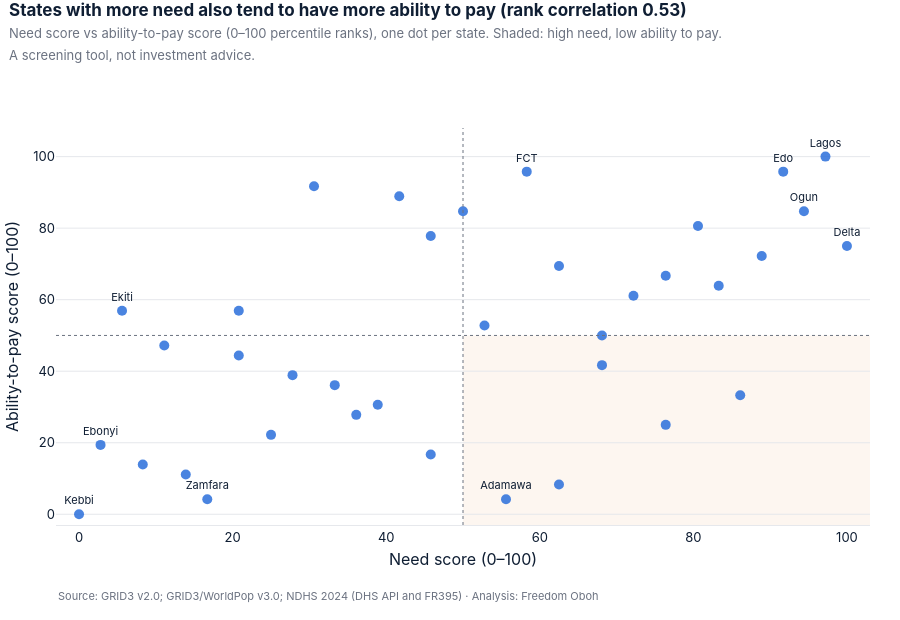

Write notebook code for a chart like this one.
### Markdown cell above
## 6. Testing the tension: does the need sit where people can't pay?

The brief asks me to **test, not assume**, that places with the greatest need may have the least
ability to pay. I checked two versions of "need".

### Code cell
charts.need_vs_pay(sc).show()

### Figure 1 — Plotly figure (JSON) as saved in the notebook; plotly's stock layout.template omitted (floating-point values rounded to 4 significant figures)
{"data": [{"hovertemplate": "%{hovertext}<br>Need %{x:.0f}<br>Ability to pay %{y:.0f}<extra></extra>", "hovertext": ["Kano", "Edo", "Ogun", "Delta", "Ondo", "Rivers", "Lagos", "Kaduna", "Nasarawa", "Bauchi", "FCT", "Osun", "Benue", "Katsina", "Bayelsa", "Jigawa", "Yobe", "Imo", "Borno", "Kogi", "Adamawa", "Oyo", "Akwa Ibom", "Kwara", "Gombe", "Anambra", "Niger", "Plateau", "Sokoto", "Taraba", "Zamfara", "Abia", "Ekiti", "Cross River", "Enugu", "Kebbi", "Ebonyi"], "marker": {"color": "#2A6FDB", "opacity": 0.85, "size": 10}, "mode": "markers+text", "text": ["", "Edo", "Ogun", "Delta", "", "", "Lagos", "", "", "", "FCT", "", "", "", "", "", "", "", "", "", "Adamawa", "", "", "", "", "", "", "", "", "", "Zamfara", "", "Ekiti", "", "", "Kebbi", "Ebonyi"], "textfont": {"color": "#0F1E33", "size": 11}, "textposition": "top center", "type": "scatter", "x": [83.3, 91.7, 94.4, 100.0, 80.6, 88.9, 97.2, 72.2, 62.5, 76.4, 58.3, 30.6, 68.1, 33.3, 41.7, 36.1, 45.8, 76.4, 62.5, 86.1, 55.6, 50.0, 68.1, 52.8, 11.1, 45.8, 25.0, 38.9, 13.9, 8.3, 16.7, 20.8, 5.6, 27.8, 20.8, 0.0, 2.8], "y": [63.9, 95.8, 84.7, 75.0, 80.6, 72.2, 100.0, 61.1, 69.4, 25.0, 95.8, 91.7, 41.7, 36.1, 88.9, 27.8, 16.7, 66.7, 8.3, 33.3, 4.2, 84.7, 50.0, 52.8, 47.2, 77.8, 22.2, 30.6, 11.1, 13.9, 4.2, 56.9, 56.9, 38.9, 44.4, 0.0, 19.4]}], "layout": {"annotations": [{"font": {"color": "#6B7280", "size": 11}, "showarrow": false, "text": "Source: GRID3 v2.0; GRID3/WorldPop v3.0; NDHS 2024 (DHS API and FR395) · Analysis: Freedom Oboh", "x": 0, "xanchor": "left", "xref": "paper", "y": 0, "yanchor": "top", "yref": "paper", "yshift": -62}], "font": {"color": "#0F1E33", "family": "Inter, Segoe UI, Arial, sans-serif", "size": 13}, "height": 620, "hoverlabel": {"bgcolor": "white", "font": {"color": "#0F1E33"}}, "margin": {"b": 95, "l": 20, "r": 30, "t": 128}, "paper_bgcolor": "white", "plot_bgcolor": "white", "shapes": [{"line": {"color": "#6B7280", "dash": "dot", "width": 1}, "type": "line", "x0": 50, "x1": 50, "xref": "x", "y0": 0, "y1": 1, "yref": "y domain"}, {"line": {"color": "#6B7280", "dash": "dot", "width": 1}, "type": "line", "x0": 0, "x1": 1, "xref": "x domain", "y0": 50, "y1": 50, "yref": "y"}, {"fillcolor": "#D9822B", "layer": "below", "line": {"width": 0}, "opacity": 0.07, "type": "rect", "x0": 50, "x1": 103, "y0": -3, "y1": 50}], "showlegend": false, "title": {"font": {"size": 17}, "pad": {"t": 16}, "text": "<b>States with more need also tend to have more ability to pay (rank correlation 0.53)</b><br><span style='font-size:13px;color:#6B7280'>Need score vs ability-to-pay score (0–100 percentile ranks), one dot per state. Shaded: high need, low ability to pay.<br>A screening tool, not investment advice.</span>", "x": 0.01, "xanchor": "left", "y": 1, "yanchor": "top", "yref": "container"}, "xaxis": {"automargin": true, "gridcolor": "#E6E8EC", "linecolor": "#E6E8EC", "range": [-3, 103], "showgrid": false, "title": {"standoff": 10, "text": "Need score (0–100)"}, "zeroline": false}, "yaxis": {"automargin": true, "gridcolor": "#E6E8EC", "range": [-3, 108], "showgrid": true, "title": {"standoff": 10, "text": "Ability-to-pay score (0–100)"}, "zeroline": false}}}
